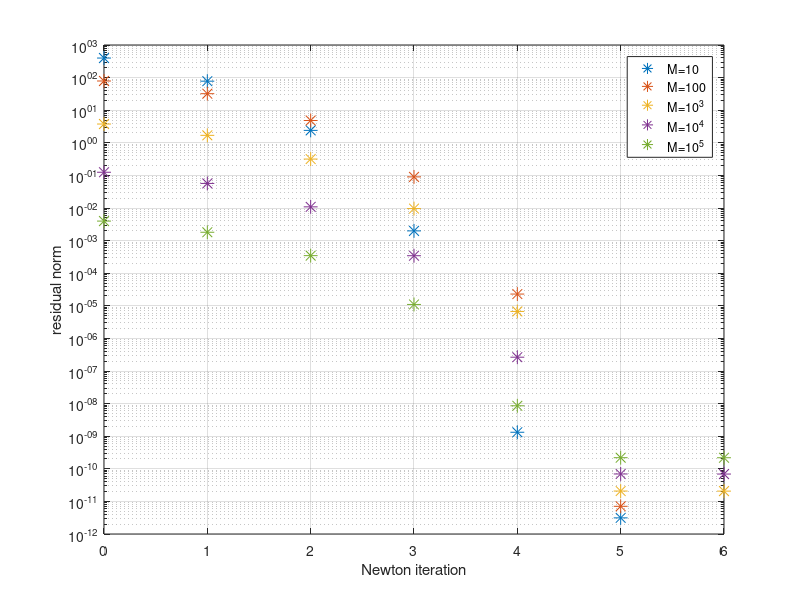

This chart was generated by the following MATLAB code:
%./ssaflowline -snes_monitor -snes_rtol 1e-12 -ksp_rtol 1e-12 -da_grid_x M
%
%10
%  0 SNES Function norm 3.979713672947e+02 
%  1 SNES Function norm 7.766382465525e+01 
%  2 SNES Function norm 2.404156448421e+00 
%  3 SNES Function norm 1.986720244139e-03 
%  4 SNES Function norm 1.321384257636e-09 
%  5 SNES Function norm 3.126852687924e-12 
%
%100
%  0 SNES Function norm 7.870351074374e+01 
%  1 SNES Function norm 3.209027494638e+01 
%  2 SNES Function norm 4.834345937837e+00 
%  3 SNES Function norm 8.999433068099e-02 
%  4 SNES Function norm 2.291236188859e-05 
%  5 SNES Function norm 7.072932971384e-12 
%
%1000
%  0 SNES Function norm 3.766758314013e+00 
%  1 SNES Function norm 1.693769180722e+00 
%  2 SNES Function norm 3.171353992297e-01 
%  3 SNES Function norm 9.594973802986e-03 
%  4 SNES Function norm 6.716690014169e-06 
%  5 SNES Function norm 2.077546936158e-11 
%  6 SNES Function norm 2.067377917940e-11 
%
%10000
%  0 SNES Function norm 1.249015744098e-01 
%  1 SNES Function norm 5.671607139826e-02 
%  2 SNES Function norm 1.084637949604e-02 
%  3 SNES Function norm 3.437076084550e-04 
%  4 SNES Function norm 2.651602017867e-07 
%  5 SNES Function norm 6.942840305909e-11 
%  6 SNES Function norm 6.904016598908e-11 
%
%100000
%  0 SNES Function norm 3.968737812348e-03 
%  1 SNES Function norm 1.803900987142e-03 
%  2 SNES Function norm 3.456988494211e-04 
%  3 SNES Function norm 1.100436498406e-05 
%  4 SNES Function norm 8.571529285622e-09 
%  5 SNES Function norm 2.192331935997e-10 
%  6 SNES Function norm 2.184588436404e-10 


C = [
10     3.979713672947e+02 7.766382465525e+01 2.404156448421e+00 1.986720244139e-03 1.321384257636e-09  3.126852687924e-12 -1;
100    7.870351074374e+01 3.209027494638e+01 4.834345937837e+00 8.999433068099e-02 2.291236188859e-05  7.072932971384e-12 -1;
1000   3.766758314013e+00 1.693769180722e+00 3.171353992297e-01 9.594973802986e-03 6.716690014169e-06  2.077546936158e-11 2.067377917940e-11;
10000  1.249015744098e-01 5.671607139826e-02 1.084637949604e-02 3.437076084550e-04 2.651602017867e-07  6.942840305909e-11 6.904016598908e-11;
100000 3.968737812348e-03 1.803900987142e-03 3.456988494211e-04 1.100436498406e-05 8.571529285622e-09 2.192331935997e-10 2.184588436404e-10]

figure(1)
semilogy(0:6,C(:,2:8),'*','markersize',10)
xlabel('Newton iteration'), ylabel('residual norm'), grid on
legend('M=10','M=100','M=10^3','M=10^4','M=10^5')
print -dpdf quadconv.pdf

